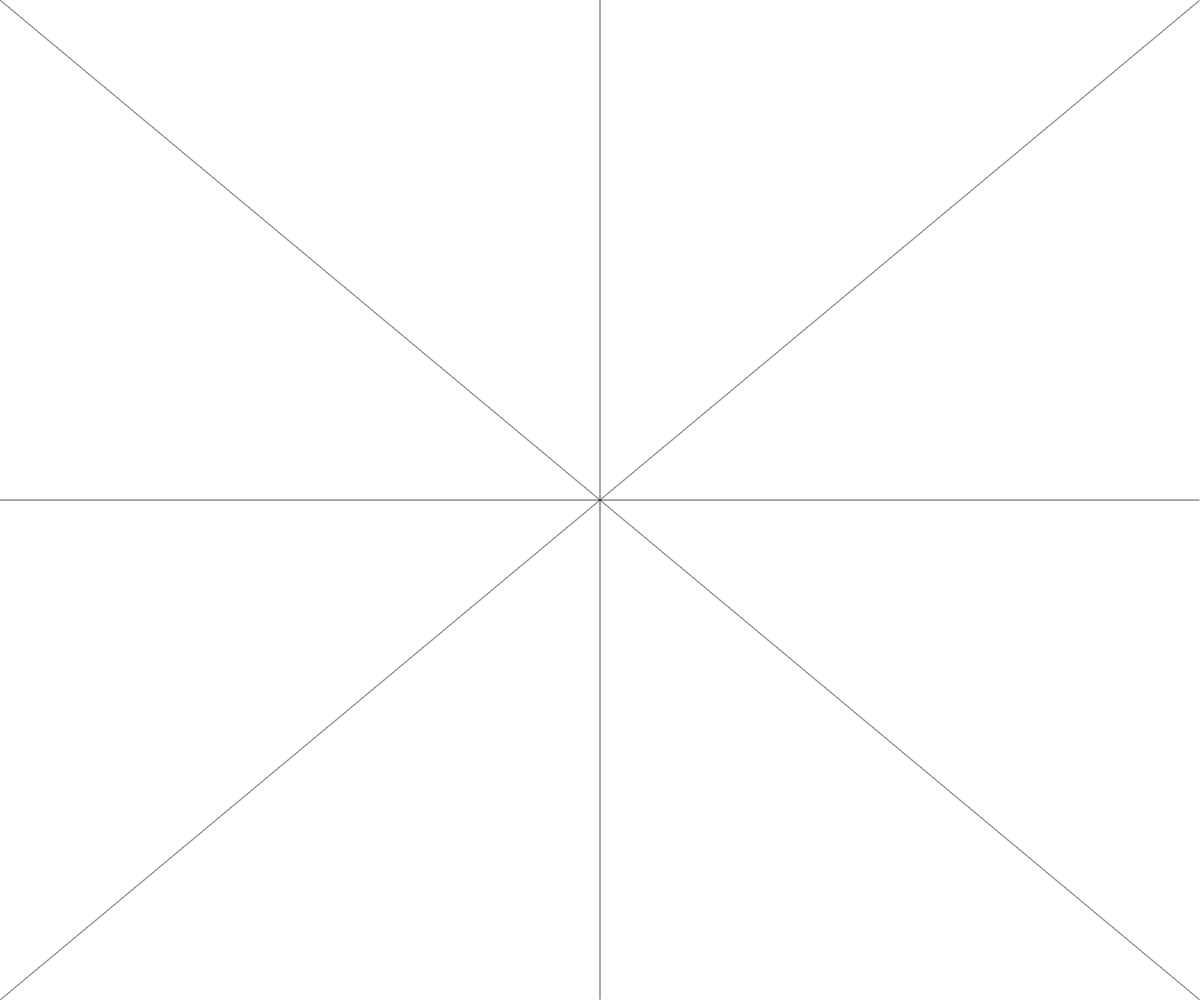
Frame 1 (no input)
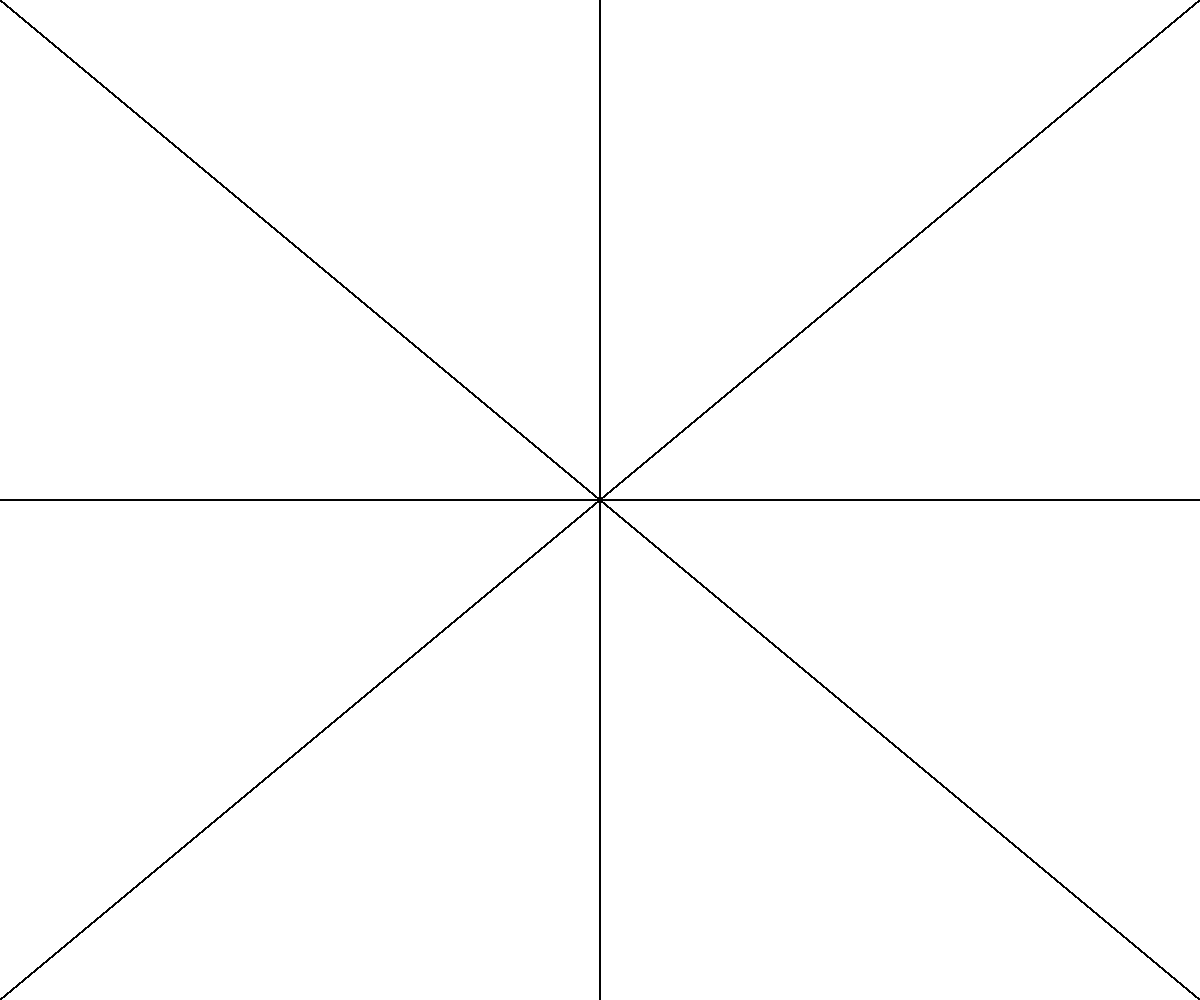
Frame 60 (no input)
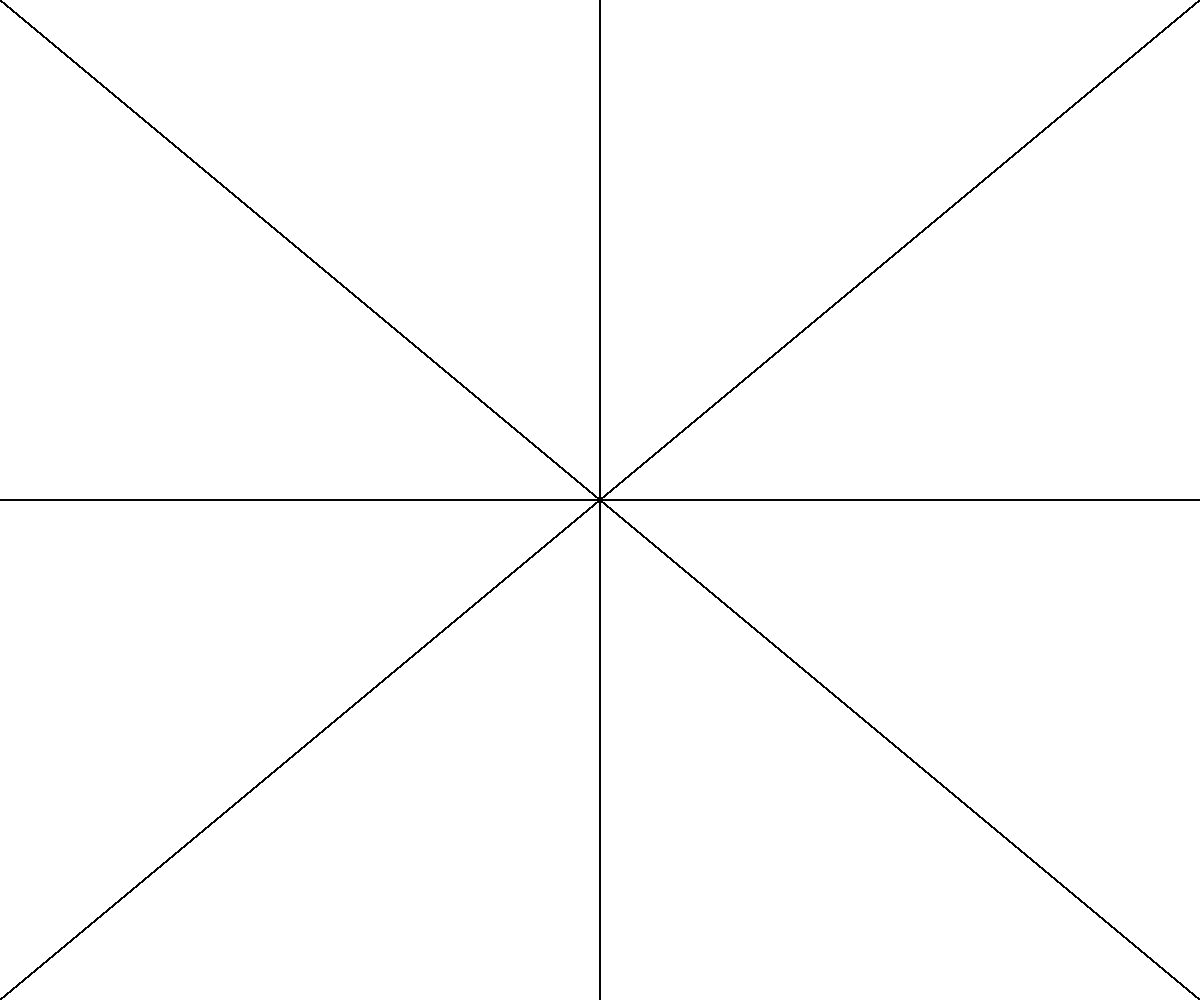
Frame 120 (the mouse pressed at the canvas centre since frame 60)

The p5.js sketch that drew these frames (run headless with seeded random() and noise() and a simulated clock; from frame 60 on, the mouse is pressed at the canvas centre):

// p5.js sketch
// ── sketch.js
const P1 = {x: 0, y: 0};//arriba-izquierda
const P2 = {x: 0, y: 0};//abajo-derecha
const P3 = {x: 0, y: 0};//ariba-derecha
const P4 = {x: 0, y: 0};//abajo-izquierda
const P5 = {x: 0, y: 0};//arriba-centro
const P6 = {x: 0, y: 0};//abajo-centro
const P7 = {x: 0, y: 0};//centro-izquierda
const P8 = {x: 0, y: 0};//centro-derecha



function setup() {
    createCanvas(windowWidth, windowHeight)
    const w = windowWidth;
    P2.x=windowWidth;
    P4.x=windowWidth;
    P5.x=Math.floor(windowWidth/2);
    P6.x=Math.floor(windowWidth/2);
    P8.x=windowWidth;

    P2.y=windowHeight;
    P3.y=windowHeight;
    P6.y=windowHeight;
    P7.y=Math.floor(windowHeight/2);
    P8.y=Math.floor(windowHeight/2);

}

/*Dibujar entidades */
function draw(){
    ecuapp(P1, P2);
    ecuapp(P3, P4);
    ecuapp(P5, P6);
    ecuapp(P7, P8);
    
}

function ecuapp(p1, p2){
    const dx = p2.x-p1.x;
    const dy = p2.y-p1.y;
    let x = p1.x;
    let y = p1.y;
    let stop=0;
    let stepX=0;
    let stepY=0;

    if(dx>dy){
        stop = dx;
    }else if(dx<dy){
        stop = dy;
    }
    stepX = dx/stop;
    stepY = dy/stop;

    for(i=1;i<=stop;i++)
      {
        point(x,y);
         x+=stepX;
         y+=stepY;
         
      }
        
}
